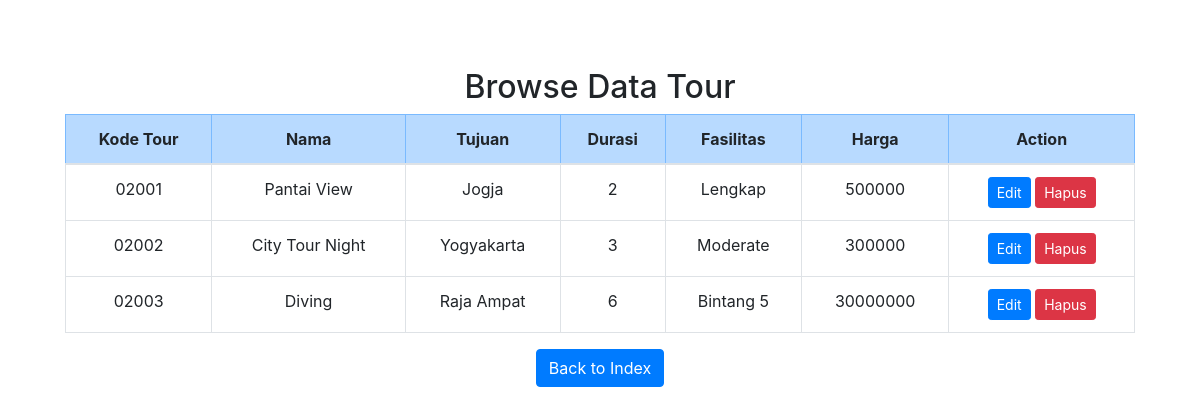
The page /browse_tour.php on the database its author committed.
### tables this page shows
CREATE TABLE `t_tour` (
  `id_tour` varchar(12) NOT NULL,
  `nama` varchar(40) NOT NULL,
  `tujuan` varchar(40) NOT NULL,
  `durasi` int NOT NULL,
  `fasilitas` varchar(20) NOT NULL,
  `harga` int NOT NULL
);

### browse_tour.php (the view, shortened to what this page needs)
<!DOCTYPE html>
<html lang="en">
<head>
    <link rel="stylesheet" href="https://maxcdn.bootstrapcdn.com/bootstrap/4.5.2/css/bootstrap.min.css">
</head>
<body>
    <div class="container mt-5">
        <main>
            <h2>Browse Data Tour</h2>
            <table class="table table-bordered">
                <thead class="table-primary">
                    <tr>
                        <th>Kode Tour</th>
                        <th>Nama</th>
                        <th>Tujuan</th>
                        <th>Durasi</th>
                        <th>Fasilitas</th>
                        <th>Harga</th>
                        <th>Action</th>
                    </tr>
                </thead>
                <tbody class="table-group-divider">
                    <?php
                    require_once("koneksi.php");
                    $sql = "SELECT * FROM t_tour";
                    $result = $conn->query($sql);
                    if ($result->num_rows > 0) {
                        while ($row = $result->fetch_assoc()) {
                            echo "<tr>";
                            echo "<td>" . $row["id_tour"] . "</td>";
                            echo "<td>" . $row["nama"] . "</td>";
                            echo "<td>" . $row["tujuan"] . "</td>";
                            echo "<td>" . $row["durasi"] . "</td>";
                            echo "<td>" . $row["fasilitas"] . "</td>";
                            echo "<td>" . $row["harga"] . "</td>";
                            echo "<td>";
                            echo "<a href='edit_tour.php?id=" . $row["id_tour"] . "'  class='btn btn-primary btn-sm'>Edit</a> ";
                            echo "<a href='hapus_tour.php?id=" . $row["id_tour"] . "' class='btn btn-danger btn-sm ' >Hapus</a>";
                            echo "</td>";
                            echo "</tr>";
                        }
                    } else {
                        echo "<tr><td colspan='5'>Tidak ada data produk.</td></tr>";
                    }
                    ?>
                </tbody>
            </table>
            <a href="index.php" class="btn btn-primary">Back to Index</a>
        </main>
    </div>
</body>
</html>

### browse_tour.php (style rules this page uses)
body { display: flex; min-height: 100vh; flex-direction: column; }
main { flex: 1; padding: 20px; text-align: center; }

### rows shown on the page
t_tour: id_tour "02001", nama "Pantai View", tujuan "Jogja", durasi "2", fasilitas "Lengkap", harga "500000"
t_tour: id_tour "02002", nama "City Tour Night", tujuan "Yogyakarta", durasi "3", fasilitas "Moderate", harga "300000"
t_tour: id_tour "02003", nama "Diving", tujuan "Raja Ampat", durasi "6", fasilitas "Bintang 5", harga "30000000"
